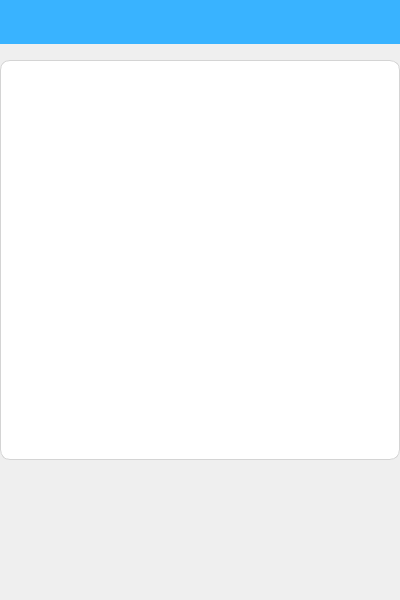
<?xml version="1.0" encoding="UTF-8"?>
<ui version="4.0">
 <class>CarList</class>
 <widget class="QWidget" name="CarList">
  <property name="geometry">
   <rect>
    <x>0</x>
    <y>0</y>
    <width>400</width>
    <height>600</height>
   </rect>
  </property>
  <property name="windowTitle">
   <string>Form</string>
  </property>
  <widget class="TitleBar" name="titleBar" native="true">
   <property name="geometry">
    <rect>
     <x>0</x>
     <y>0</y>
     <width>400</width>
     <height>44</height>
    </rect>
   </property>
   <property name="minimumSize">
    <size>
     <width>0</width>
     <height>44</height>
    </size>
   </property>
   <property name="styleSheet">
    <string notr="true">background-color: rgb(57, 179, 255);</string>
   </property>
  </widget>
  <widget class="QWidget" name="tray" native="true">
   <property name="geometry">
    <rect>
     <x>0</x>
     <y>60</y>
     <width>400</width>
     <height>400</height>
    </rect>
   </property>
   <property name="styleSheet">
    <string notr="true">background-color: rgb(255, 255, 255);
border:1px solid rgb(212, 212, 212);
border-radius:10px;</string>
   </property>
   <widget class="StyledList" name="list" native="true">
    <property name="geometry">
     <rect>
      <x>30</x>
      <y>30</y>
      <width>341</width>
      <height>341</height>
     </rect>
    </property>
    <property name="font">
     <font>
      <family>微软雅黑</family>
      <pointsize>15</pointsize>
     </font>
    </property>
    <property name="styleSheet">
     <string notr="true">border:none;</string>
    </property>
   </widget>
  </widget>
 </widget>
 <customwidgets>
  <customwidget>
   <class>TitleBar</class>
   <extends>QWidget</extends>
   <header>widgets/TitleBar.h</header>
   <container>1</container>
  </customwidget>
  <customwidget>
   <class>StyledList</class>
   <extends>QWidget</extends>
   <header>widgets/StyledList.h</header>
   <container>1</container>
  </customwidget>
 </customwidgets>
 <resources/>
 <connections/>
</ui>
